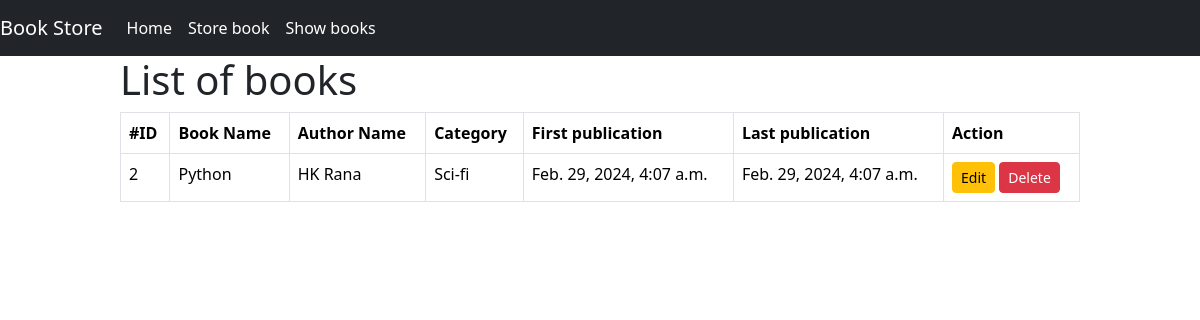
/book_details/2, run on an earlier commit of the app's database.
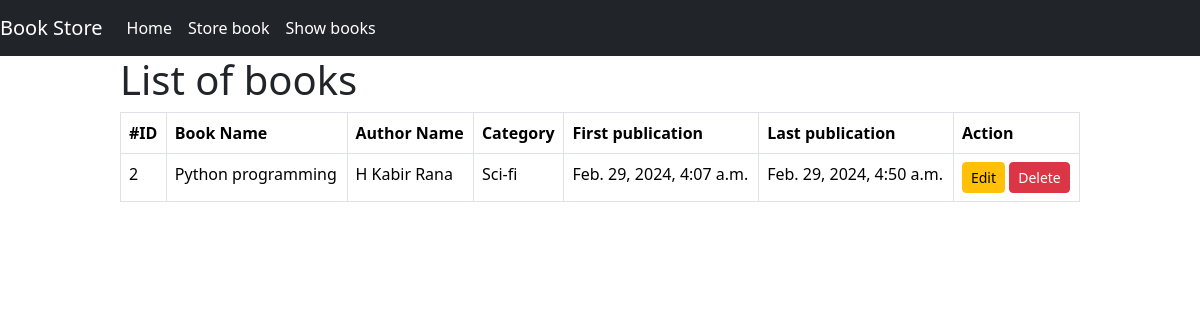
And on a later commit of the database.
### book/models.py (models this page shows)
class BookStoreModel(models.Model):
      CATEGORY = (
                        ('Mystery','Mystery'),
                        ('Thriller', 'Thriller'),
                        ('Sci-fi', 'Sci-fi'),
                        ('Humor', 'Humor'),
                        ('Horror','Horror'),
      )
      id = models.IntegerField(primary_key=True)
      book_name = models.CharField(max_length=30)
      author =models.CharField(max_length=30)
      category = models.CharField(max_length=30, choices=CATEGORY)
      first_pub = models.DateTimeField(auto_now_add=True)
      last_pub = models.DateTimeField(auto_now=True)

### book/views.py (the view)
# urls.py: path('book_details/<int:id>',views.BookDetailView.as_view(),name='book_details'),
class BookDetailView(DetailView):
      model = BookStoreModel
      template_name ='book_details.html'
      context_object_name = 'item'
      pk_url_kwarg ='id'

### book/templates/book_details.html
{% extends 'base.html' %}
{% block content%}
<div style="width:80%; margin:auto;">
      <h1>List of books </h1>
<table class="table table-bordered">
      <thead>
        <tr>
          <th scope="col">#ID</th>
          <th scope="col">Book Name</th>
          <th scope="col">Author Name</th>
          <th scope="col">Category</th>
          <th scope="col">First publication</th>
          <th scope="col">Last publication</th>
          <th scope="col">Action</th>
        </tr>
      </thead>
      <tbody>
            <tr>
                  <td>{{item.id}}</td>
                  <td>{{item.book_name}}</td>
                   <td>{{item.author}}</td>
                  <td>{{item.category}}</td>
                  <td>{{item.first_pub}}</td>
                  <td>{{item.last_pub}}</td>
                  <td><a href="{% url 'edit_book' pk=item.id %}" class='btn btn-warning btn-sm'>Edit</a> <a href="{% url 'delete_book' pk=item.id %}" class='btn btn-danger btn-sm'>Delete</a></td>
                </tr>
      </tbody>
    </table>
    {% endblock %}

What changed in the data, as far as the page shows it:
changed BookStoreModel "Sci-fi": book_name "Python" → "Python programming"; author "HK Rana" → "H Kabir Rana"; last_pub "Feb. 29, 2024, 4:07 a.m." → "Feb. 29, 2024, 4:50 a.m."
